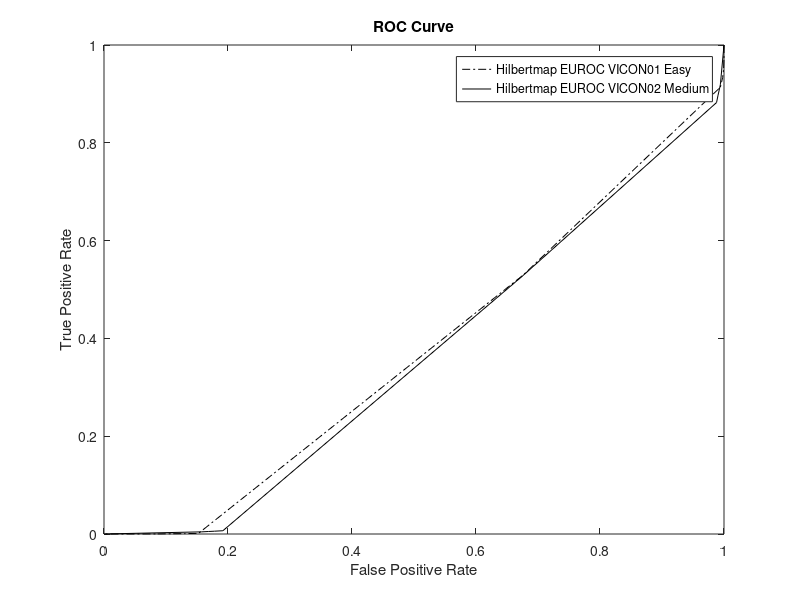
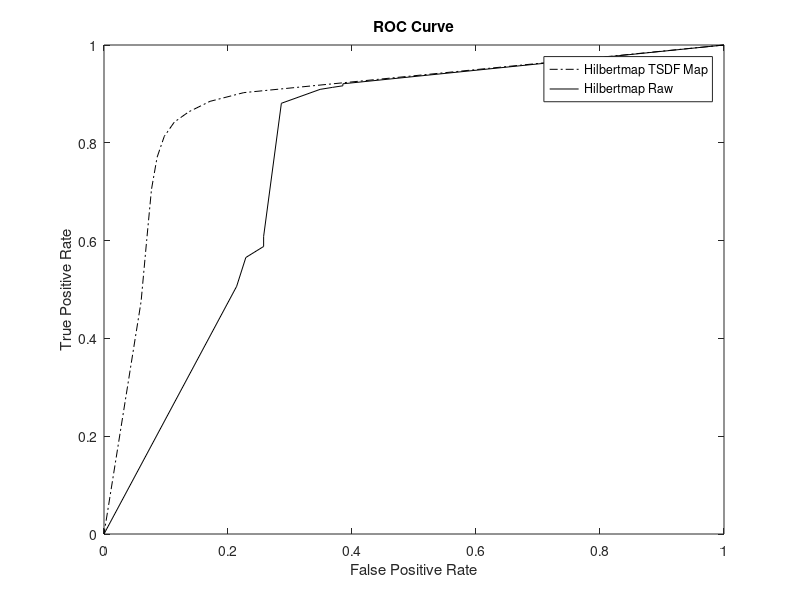

Here is the MATLAB script that generated these plots, in order:
clc; clear all;

%%
figure(1);
A =[0, 1, 1;
0.1, 0.999883, 0.969291;
0.2, 0.999348, 0.9505;
0.3, 0.997862, 0.933802;
0.4, 0.994183, 0.913757;
0.5, 0.675867, 0.529329;
0.6, 0.152367, 0.00128289;
0.7, 0.129455, 0.0008219;
0.8, 0.109173, 0.000500419;
0.9, 0.0846479, 0.000177421;
1.0, 0.0, 0.0];

Prob = A(:, 1);
Precision = A(:, 2);
Recall = A(:, 3);

plot(Precision, Recall, 'k-.'); hold on;
A =[0, 1, 1;
0.1, 0.99408, 0.918606;
0.2, 0.992274, 0.907984;
0.3, 0.990413, 0.89739;
0.4, 0.987975, 0.882306;
0.5, 0.675547, 0.528225;
0.6, 0.191765, 0.00667983;
0.7, 0.178246, 0.00574875;
0.8, 0.168268, 0.00512247;
0.9, 0.157679, 0.00441278;
1.0, 0.0, 0.0];

Prob = A(:, 1);
Precision = A(:, 2);
Recall = A(:, 3);

plot(Precision, Recall, 'k-'); hold on;

title('ROC Curve'); hold on;
xlabel('False Positive Rate'); hold on;
ylabel('True Positive Rate'); hold on;
legend('Hilbertmap EUROC VICON01 Easy', 'Hilbertmap EUROC VICON02 Medium', 'Hilbertmap EUROC VICON03 Difficult'); hold off;

%%
%%
figure(2);
A =[0, 1, 1;
0.1, 0.225437, 0.902591;
0.2, 0.170975, 0.884789;
0.3, 0.136737, 0.863401;
0.4, 0.113389, 0.842324;
0.5, 0.097127, 0.812933;
0.6, 0.0856356, 0.770432;
0.7, 0.0765638, 0.704669;
0.8, 0.0688839, 0.601355;
0.9, 0.0598219, 0.475486;
1.0, 0.0, 0.0];

Prob = A(:, 1);
Precision = A(:, 2);
Recall = A(:, 3);

plot(Precision, Recall, 'k-.'); hold on;

A =[0, 1, 1;
0.1, 0.385287, 0.920674;
0.2, 0.385287, 0.916604;
0.3, 0.368326, 0.91332;
0.4, 0.348538, 0.909277;
0.5, 0.28608, 0.88081;
0.6, 0.257466, 0.608657;
0.7, 0.257466, 0.587997;
0.8, 0.228755, 0.565466;
0.9, 0.213933, 0.506483;
1.0, 0.0, 0.0];

Prob = A(:, 1);
Precision = A(:, 2);
Recall = A(:, 3);

plot(Precision, Recall, 'k-'); hold on;

title('ROC Curve'); hold on;
xlabel('False Positive Rate'); hold on;
ylabel('True Positive Rate'); hold on;
legend('Hilbertmap TSDF Map', 'Hilbertmap Raw'); hold off;

